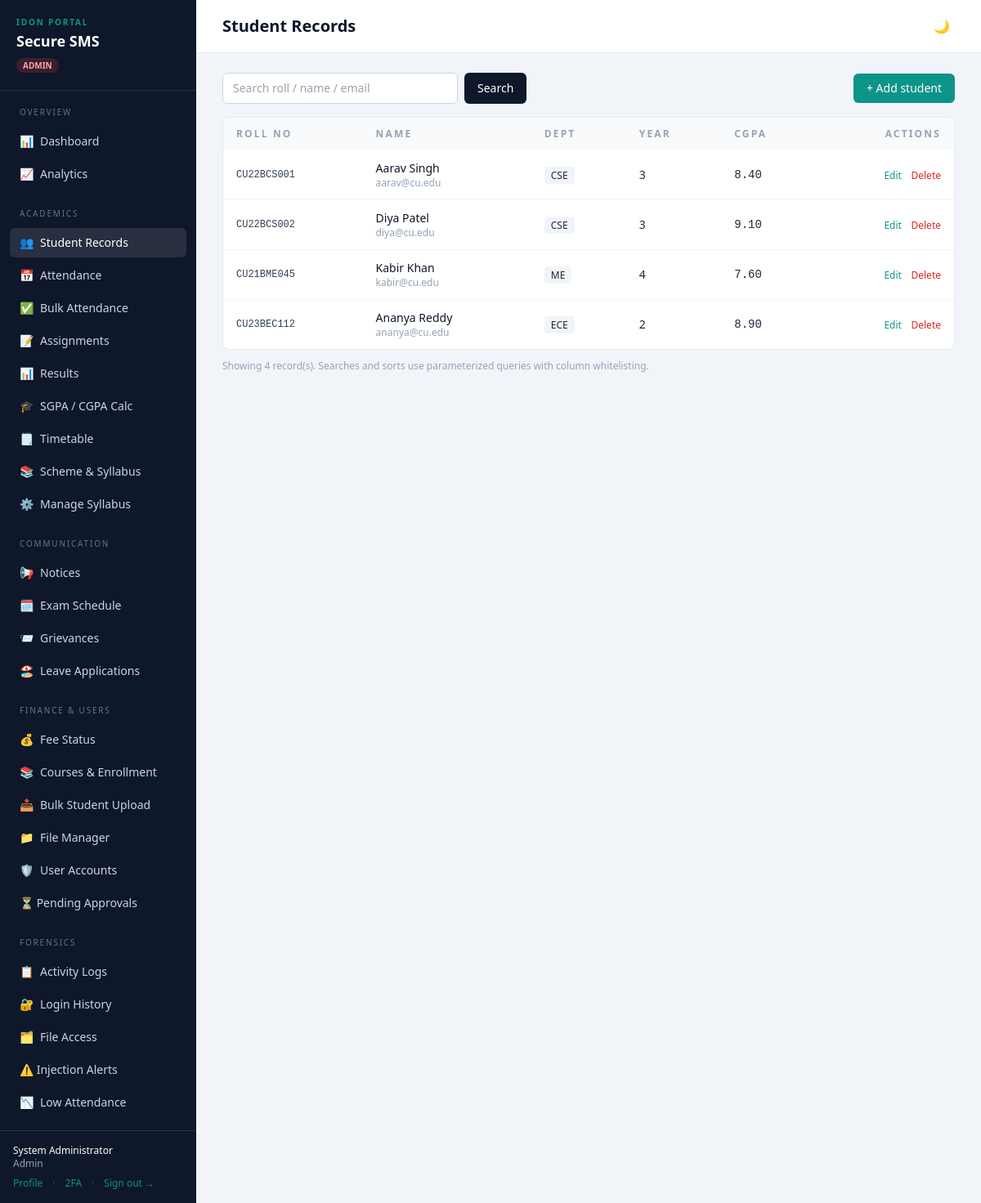
The app's page /students (signed in) with its own data.
### tables this page shows
CREATE TABLE students (
    id           INTEGER PRIMARY KEY AUTOINCREMENT,
    roll_number  TEXT UNIQUE NOT NULL,
    full_name    TEXT NOT NULL,
    email        TEXT NOT NULL,
    department   TEXT NOT NULL,
    year         INTEGER NOT NULL,
    cgpa         REAL,
    phone        TEXT,
    created_by   INTEGER REFERENCES users(id),
    created_at   DATETIME DEFAULT CURRENT_TIMESTAMP,
    updated_at   DATETIME DEFAULT CURRENT_TIMESTAMP
, programme TEXT, current_semester INTEGER, user_id INTEGER REFERENCES users(id));

### app.py (the view, shortened to what this page needs)
@app.route("/students")
@login_required
def students():
    u = current_user()
    q = (request.args.get("q") or "").strip()
    sort = request.args.get("sort", "created_at")
    direction = request.args.get("dir", "DESC")
    if fz.guard_input(request, current_user(), "students.search", q):
        flash("Search input rejected.", "error")
        q = ""
    col, dir_ = sec.safe_sort(sort, direction)
    if u["role"] == "admin":
        if q:
            rows = query_all(
                f"SELECT * FROM students WHERE roll_number LIKE ? OR full_name LIKE ? OR email LIKE ? ORDER BY {col} {dir_}",
                (f"%{q}%", f"%{q}%", f"%{q}%"),
            )
        else:
            rows = query_all(f"SELECT * FROM students ORDER BY {col} {dir_}")
        my_courses = []
    else:
        rows = []
        my_courses = []
    fz.log_activity(request, current_user(), "view_list", "students", f"q='{q}'")
    return render_template("students.html", students=rows, q=q, sort=col, dir=dir_,
                           my_courses=[], course_filter=None)

### app.py (called while the page is built)
@app.context_processor
def inject_user():
    u = current_user()
    pending_count = 0
    if u and u.get("role") == "admin":
        row = query_one("SELECT COUNT(*) c FROM users WHERE status='pending'")
        pending_count = row["c"] if row else 0
    return {"user": u, "config": Config, "pending_count": pending_count}

### auth.py (called while the page is built)
def current_user():
    if "user_id" in session:
        return {
            "id": session["user_id"],
            "username": session.get("username"),
            "role": session.get("role"),
            "full_name": session.get("full_name"),
        }
    return None

def _check_session_timeout():
    last = session.get("_last_active")
    now = int(time())
    if last and (now - last) > Config.SESSION_TIMEOUT_SECONDS:
        session.clear()
        return True
    session["_last_active"] = now
    return False

def login_required(view):
    @wraps(view)
    def wrapped(*args, **kwargs):
        if "user_id" not in session:
            flash("Please sign in to continue.", "error")
            return redirect(url_for("login"))
        if _check_session_timeout():
            flash("Your session expired due to inactivity. Please sign in again.", "error")
            return redirect(url_for("login"))
        return view(*args, **kwargs)
    return wrapped

### database.py (called while the page is built)
def get_connection():
    conn = sqlite3.connect(Config.DB_PATH)
    conn.row_factory = sqlite3.Row
    conn.execute("PRAGMA foreign_keys = ON")
    return conn

def query_all(sql, params=()):
    conn = get_connection()
    rows = conn.execute(sql, params).fetchall()
    conn.close()
    return rows

def query_one(sql, params=()):
    conn = get_connection()
    row = conn.execute(sql, params).fetchone()
    conn.close()
    return row

def execute(sql, params=()):
    conn = get_connection()
    cur = conn.execute(sql, params)
    conn.commit()
    last_id = cur.lastrowid
    conn.close()
    return last_id

### forensics.py (called while the page is built)
def _client_ip(request):
    return request.headers.get("X-Forwarded-For", request.remote_addr) or "unknown"

def guard_input(request, user, field, value):
    if value and looks_like_injection(value):
        record_injection_alert(request, user or {}, field, value)
        return True
    return False

### security.py (called while the page is built)
def safe_sort(column, direction):
    col = column if column in ALLOWED_SORT_COLUMNS else "created_at"
    dir_ = direction.upper() if direction and direction.upper() in ALLOWED_SORT_DIRECTIONS else "DESC"
    return col, dir_

### templates/students.html (shortened to what this page needs)
{% extends "base.html" %}
{% block heading %}Student Records{% endblock %}
{% block content %}
<div class="flex flex-wrap items-center justify-between gap-3 mb-4">
  <form method="get" class="flex gap-2">
    <input name="q" value="{{ q }}" placeholder="Search roll / name / email"
           class="rounded-md border border-slate-300 px-3 py-2 text-sm w-72
                  focus:border-signal focus:ring-1 focus:ring-signal outline-none">
    <button class="bg-ink text-white rounded-md px-4 py-2 text-sm hover:bg-steel transition">Search</button>
  </form>
  {% if user.role in ['admin','faculty'] %}
    <a href="{{ url_for('student_new') }}"
       class="bg-signal hover:bg-teal-700 text-white rounded-md px-4 py-2 text-sm font-medium transition">
      + Add student
    </a>
  {% endif %}
</div>
<div class="bg-white rounded-lg border border-slate-200 overflow-hidden">
  <table class="w-full text-sm evidence">
    <thead class="bg-slate-50 text-left text-xs uppercase eyebrow text-slate-400">
      <tr>
        {% macro th(col, label) %}
          {% set nd = 'ASC' if (sort==col and dir=='DESC') else 'DESC' %}
          <th class="px-4 py-3 font-semibold">
            <a href="{{ url_for('students', q=q, sort=col, dir=nd) }}" class="hover:text-steel">
              {{ label }}{% if sort==col %} {{ '↓' if dir=='DESC' else '↑' }}{% endif %}
            </a>
          </th>
        {% endmacro %}
        {{ th('roll_number','Roll No') }}
        {{ th('full_name','Name') }}
        {{ th('department','Dept') }}
        {{ th('year','Year') }}
        {{ th('cgpa','CGPA') }}
        <th class="px-4 py-3 font-semibold text-right">Actions</th>
      </tr>
    </thead>
    <tbody class="divide-y divide-slate-100">
      {% for s in students %}
        <tr class="hover:bg-slate-50">
          <td class="px-4 py-3 font-mono text-xs text-steel">{{ s.roll_number }}</td>
          <td class="px-4 py-3 font-medium text-ink">{{ s.full_name }}<div class="text-xs text-slate-400 font-normal">{{ s.email }}</div></td>
          <td class="px-4 py-3"><span class="px-2 py-0.5 rounded bg-slate-100 text-xs">{{ s.department }}</span></td>
          <td class="px-4 py-3">{{ s.year }}</td>
          <td class="px-4 py-3 font-mono">{{ '%.2f'|format(s.cgpa) if s.cgpa is not none else '—' }}</td>
          <td class="px-4 py-3 text-right">
            {% if user.role in ['admin','faculty'] %}
              <a href="{{ url_for('student_edit', sid=s.id) }}" class="text-signal hover:underline text-xs">Edit</a>
            {% endif %}
            {% if user.role == 'admin' %}
              <form method="post" action="{{ url_for('student_delete', sid=s.id) }}" class="inline"
                    onsubmit="return confirm('Delete {{ s.roll_number }}? This is logged.');">
                <button class="text-red-600 hover:underline text-xs ml-2">Delete</button>
              </form>
            {% endif %}
          </td>
        </tr>
      {% else %}
        <tr><td colspan="6" class="px-4 py-8 text-center text-slate-400">
          {% if q %}No students match “{{ q }}”.{% else %}No students yet. Add the first one.{% endif %}
        </td></tr>
      {% endfor %}
    </tbody>
  </table>
</div>
<p class="text-xs text-slate-400 mt-3">Showing {{ students|length }} record(s). Searches and sorts use parameterized queries with column whitelisting.</p>
{% endblock %}

### templates/base.html (style rules this page uses)
body { -webkit-font-smoothing: antialiased; }
.eyebrow { letter-spacing: .18em; }
table.evidence td, table.evidence th { font-variant-numeric: tabular-nums; }
:root,[data-theme="light"] { --bg-page: #f1f5f9; --bg-sidebar: #0f172a; --bg-card: #ffffff; --text-main: #1e293b; --text-muted: #64748b; --border-col: #e2e8f0; --header-bg: #ffffff; --table-row-alt: #f8fafc; }
body { background-color: var(--bg-page); color: var(--text-main); }

### records on screen
students: roll_number "CU22BCS001", full_name "Aarav Singh", email "aarav@cu.edu", department "CSE", year "3", cgpa "8.40"
students: roll_number "CU22BCS002", full_name "Diya Patel", email "diya@cu.edu", department "CSE", year "3", cgpa "9.10"
students: roll_number "CU21BME045", full_name "Kabir Khan", email "kabir@cu.edu", department "ME", year "4", cgpa "7.60"
students: roll_number "CU23BEC112", full_name "Ananya Reddy", email "ananya@cu.edu", department "ECE", year "2", cgpa "8.90"

### other values on screen
{{ icon }} "📊 📈 👥 📅 ✅ 📝 📊 🎓 🗒️ 📚 ⚙️ 📢 🗓️ 📨 🏖️ 💰 📚 📥 📁 🛡️ 📋 🔐 🗂️ 📉"
{{ user.full_name }} "System Administrator"
{{ user.role }} "Admin"
{{ label }} "ROLL NO NAME DEPT YEAR CGPA"
{{ students|length }} "4"
